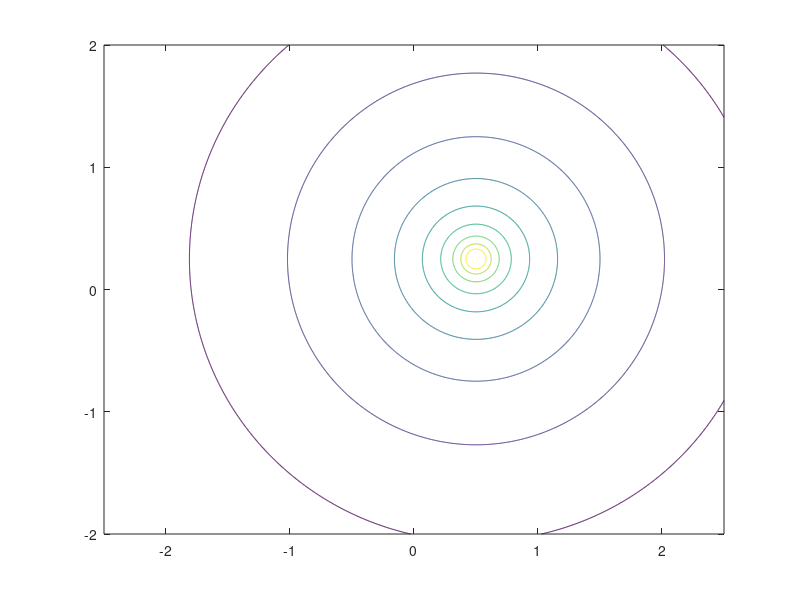

Write MATLAB code to recreate this figure. (Note: this script raises an error after producing the figure.)

% τηισ ισ ιν γρεεκ

xc = 0.50;
yc = 0.25;
T = 3.0;
N = 1000;
x = linspace(-2.5,2.5,N);
y = linspace(-2,2,N);
[xg,yg] = meshgrid(x,y);

psi = -T*log((xg - xc).^2 + (yg - yc).^2)/(4*pi); 
c = -0.4:0.2:1.2;
[C,h] = contour(xg,yg,psi,c);
title("Point Vortex Stream Function " + '$\psi = \frac{\Gamma}{4\pi}log(r^2)$','Interpreter','latex');
xlabel("x");
ylabel("y");
text(-2.3,-1.8,'Vortex at x = 0.5, y = 0.25','FontName','Latin Modern Math')
clabel(C,h,c,'FontName','Latin Modern Math')
set(gca,'fontname','Latin Modern Math');



